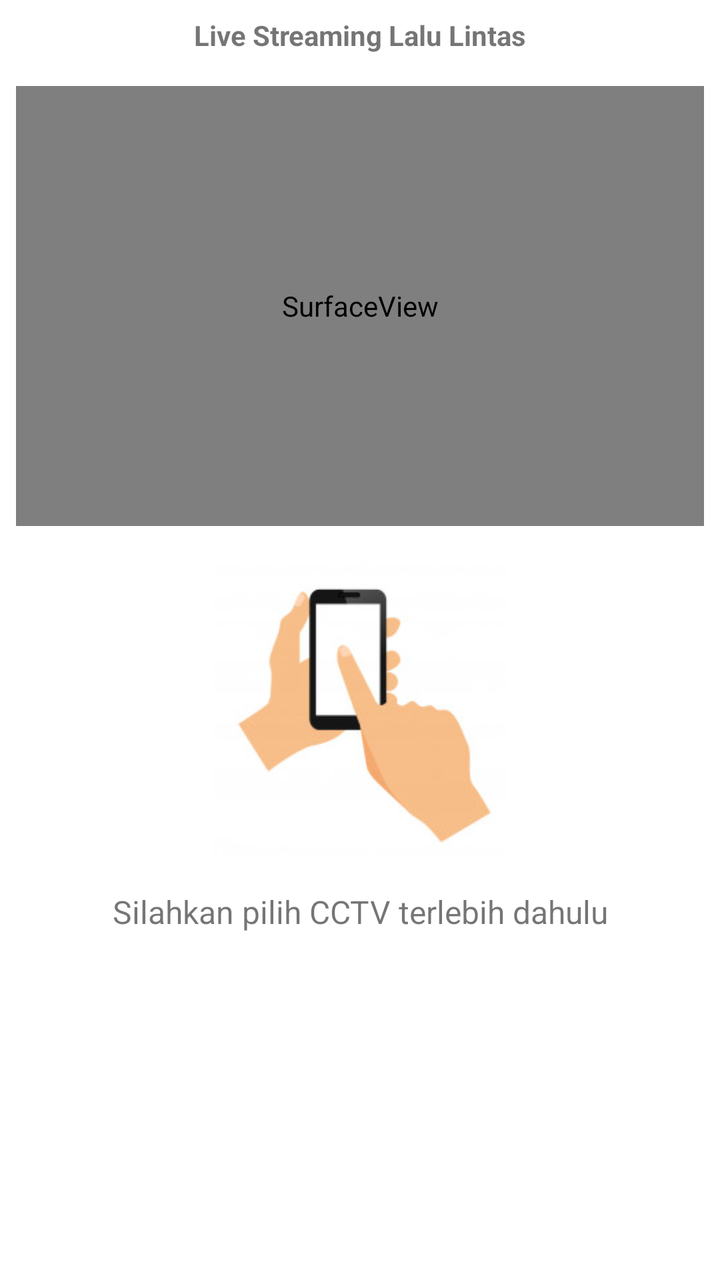
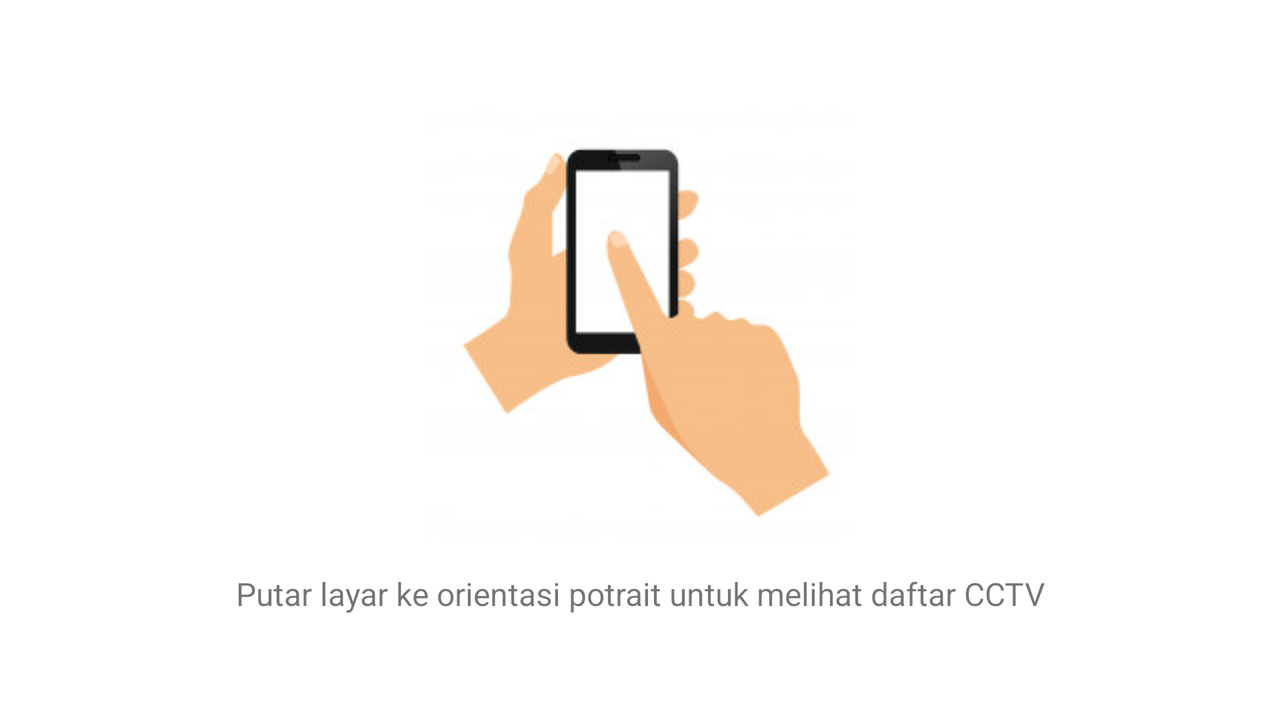

The same Android screen from two of the app's own layout files: first res/layout/ as a phone draws it, then the repository's variant for another configuration, drawn on a device whose configuration selects that folder. Both files follow.
<!-- AndroidManifest.xml: application theme AppTheme -->
<!-- res/layout/activity_live_cctv.xml -->
<?xml version="1.0" encoding="utf-8"?>
<androidx.core.widget.NestedScrollView
    xmlns:android="http://schemas.android.com/apk/res/android"
    xmlns:tools="http://schemas.android.com/tools"
    android:id="@+id/ns_scroll"
    android:layout_width="match_parent"
    android:layout_height="match_parent">
    <LinearLayout
        android:layout_width="match_parent"
        android:layout_height="match_parent"
        android:orientation="vertical"
        tools:context=".activity.LiveCctvActivity">

        <TextView
            android:layout_margin="8dp"
            android:id="@+id/textView"
            android:layout_width="match_parent"
            android:gravity="center"
            android:textStyle="bold"
            android:layout_height="wrap_content"
            android:text="@string/live_streaming_lalin"
            />

        <SurfaceView
            android:layout_margin="8dp"
            android:id="@+id/player_view"
            android:layout_width="match_parent"
            android:layout_height="220dp" />

        <LinearLayout
            android:id="@+id/gesture_layout"
            android:orientation="vertical"
            android:layout_width="match_parent"
            android:layout_height="wrap_content">
            <ImageView
                android:layout_margin="8dp"
                android:background="@android:color/white"
                android:src="@drawable/hand_gesture"
                android:layout_width="match_parent"
                android:layout_height="150dp"
                />
            <TextView
                android:layout_margin="8dp"
                android:textSize="16sp"
                android:textAlignment="center"
                android:text="Silahkan pilih CCTV terlebih dahulu"
                android:layout_width="match_parent"
                android:layout_height="wrap_content"/>
        </LinearLayout>

        <ScrollView
            android:layout_width="match_parent"
            android:layout_margin="8dp"
            android:layout_height="wrap_content">
            <androidx.recyclerview.widget.RecyclerView
                android:id="@+id/recyclerView"
                android:layout_width="match_parent"
                android:layout_height="wrap_content"
                tools:listitem="@layout/item_cctv" />
        </ScrollView>
    </LinearLayout>
</androidx.core.widget.NestedScrollView>
<!-- resources referenced by this layout -->
<resources>
  <!-- drawable hand_gesture: png bitmap (drawable, 24622 bytes) -->
  <string name="live_streaming_lalin">Live Streaming Lalu Lintas</string>
  <style name="AppTheme" parent="Theme.MaterialComponents.Light.DarkActionBar">
          
          <item name="colorPrimary">@color/colorPrimary</item>
          <item name="colorPrimaryDark">@color/colorPrimaryDark</item>
          <item name="colorAccent">@color/colorAccent</item>
      </style>
</resources>
<!-- res/layout-land/activity_live_cctv.xml (the repository's variant of the layout above) -->
<!-- drawn on the phone turned sideways -->
<?xml version="1.0" encoding="utf-8"?>
<androidx.constraintlayout.widget.ConstraintLayout xmlns:android="http://schemas.android.com/apk/res/android"
    xmlns:app="http://schemas.android.com/apk/res-auto"
    xmlns:tools="http://schemas.android.com/tools"
    android:id="@+id/ns_scroll"
    android:layout_width="match_parent"
    android:layout_height="match_parent"
    android:orientation="vertical"
    tools:context=".activity.LiveCctvActivity">

    <SurfaceView
        android:id="@+id/player_view"
        android:layout_width="match_parent"
        android:layout_height="0dp"
        app:layout_constraintBottom_toBottomOf="parent"
        app:layout_constraintTop_toTopOf="parent"
        />

    <LinearLayout
        android:id="@+id/gesture_layout"
        android:layout_width="0dp"
        android:layout_height="0dp"
        android:background="@android:color/white"
        android:gravity="center_vertical"
        android:orientation="vertical"
        app:layout_constraintBottom_toBottomOf="parent"
        app:layout_constraintEnd_toEndOf="parent"
        app:layout_constraintStart_toStartOf="parent"
        app:layout_constraintTop_toTopOf="parent">

        <ImageView
            android:layout_width="match_parent"
            android:layout_height="wrap_content"
            android:layout_margin="8dp"
            android:background="@android:color/white"
            android:src="@drawable/hand_gesture" />

        <TextView
            android:layout_width="match_parent"
            android:layout_height="wrap_content"
            android:layout_margin="8dp"
            android:text="Putar layar ke orientasi potrait untuk melihat daftar CCTV"
            android:textAlignment="center"
            android:textSize="16sp" />
    </LinearLayout>

</androidx.constraintlayout.widget.ConstraintLayout>
<!-- resources referenced by the variant -->
<!-- as the phone turned sideways resolves them -->
<resources>
  <!-- drawable hand_gesture: png bitmap (drawable, 24622 bytes) -->
  <style name="AppTheme" parent="Theme.MaterialComponents.Light.DarkActionBar">
          
          <item name="colorPrimary">@color/colorPrimary</item>
          <item name="colorPrimaryDark">@color/colorPrimaryDark</item>
          <item name="colorAccent">@color/colorAccent</item>
      </style>
</resources>
